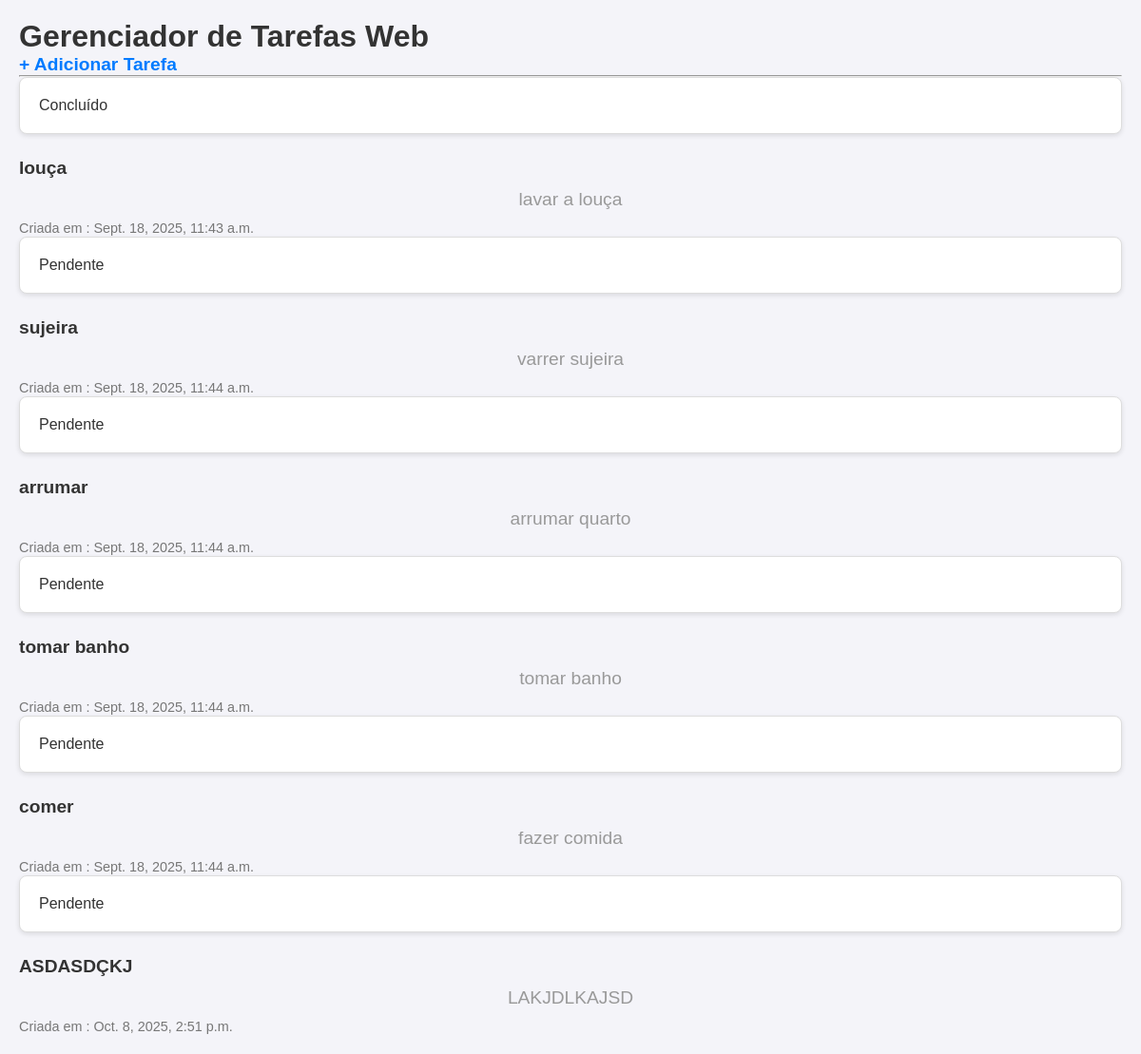
Page /tarefas/ on the earlier database version.
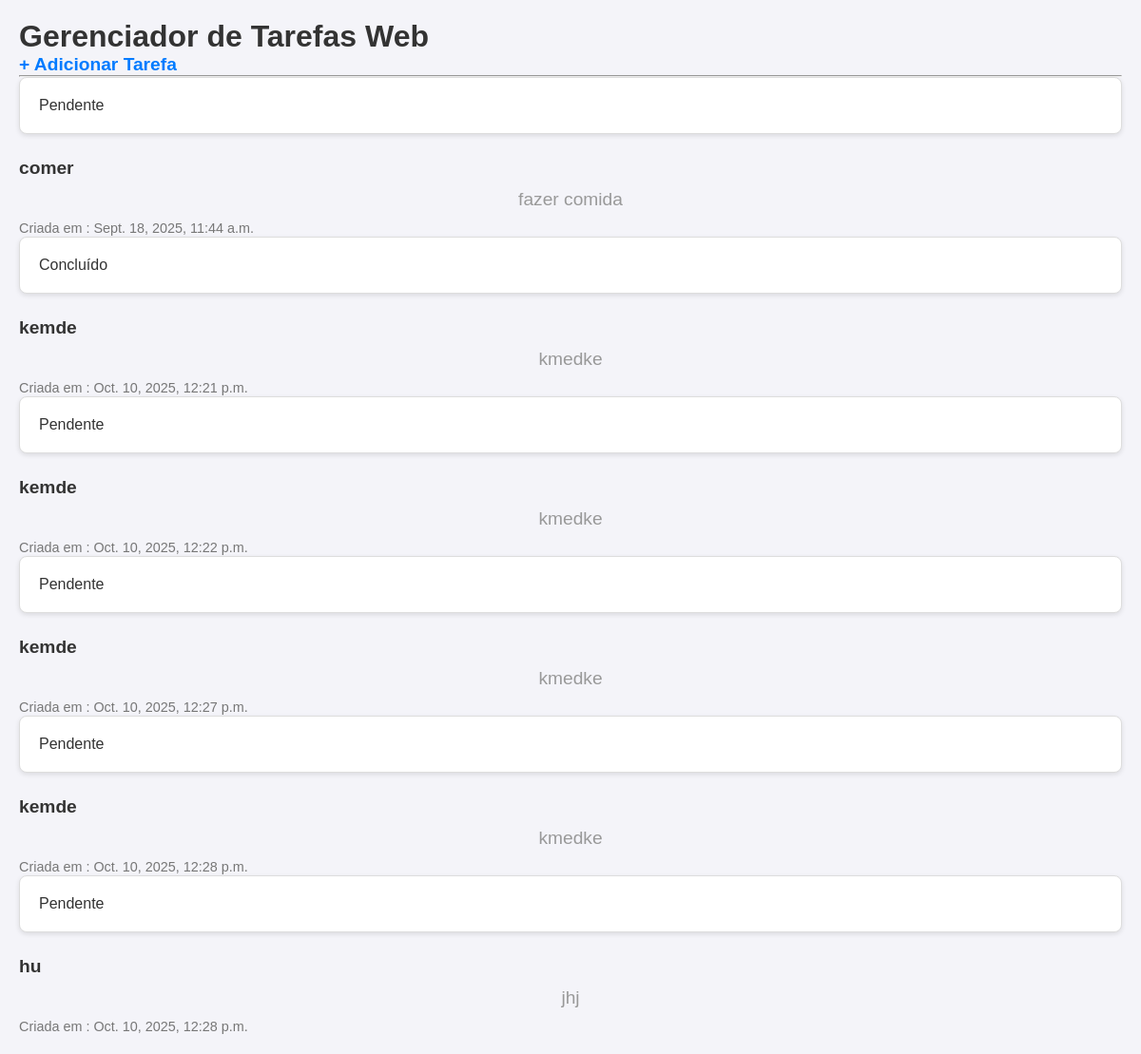
Same page on the later database version.
### tarefas/models.py (models this page shows, shortened)
class Tarefa (models.Model):
    titulo = models.CharField(max_length = 200)
    descricao = models.TextField(blank=True, null=True)
    data_criacao = models.DateTimeField (auto_now_add = True)
    concluida = models.BooleanField(default = False)

### tarefas/views.py (the view)
# urls.py: path('', views.listar_tarefas, name='lista_tarefas'),#seria/tarefa/
def listar_tarefas(request):
    tarefas_salvas = Tarefa.objects.all()
    contexto = {
        'minhas_tarefas': tarefas_salvas
    }
    return render(request, 'tarefas/lista.html', contexto)

### tarefas/templates/tarefas/lista.html (shortened to what this page needs)
<!DOCTYPE html>
<html lang="pt-br">
<head>
    {% load static%}
    <link rel="stylesheet" href="{% static 'lista/lista.css' %}">
</head>
<body>
    <h1>Gerenciador de Tarefas Web</h1>
    <a href="{% url 'adicionar_tarefa' %}"><strong>+ Adicionar Tarefa</strong></a>
    <hr>
    {% for tarefa in minhas_tarefas %}
         <div>{% if tarefa.concluida %}Concluído{% else %} Pendente {% endif %}</div>
            <h2><a href="{% url 'detalhe_tarefa' tarefa.id %}">{{ tarefa.titulo}}</a></h2>
            <p>{{tarefa.descricao}}</p>
            <small>Criada em : {{ tarefa.data_criacao }}</small>
    {% empty %}
        <p>Nenhuma tarefas cadastrada ainda. Adicione algumas no <a href="/admin">Admin</a>!</p>
    {% endfor%}
</body>
</html>

Differences in the rows shown:
removed Tarefa: concluida "Concluído", titulo "louça", descricao "lavar a louça", data_criacao "Sept. 18, 2025, 11:43 a.m."
removed Tarefa: concluida "Pendente", titulo "sujeira", descricao "varrer sujeira", data_criacao "Sept. 18, 2025, 11:44 a.m."
removed Tarefa: concluida "Pendente", titulo "arrumar", descricao "arrumar quarto", data_criacao "Sept. 18, 2025, 11:44 a.m."
removed Tarefa: concluida "Pendente", titulo "tomar banho", descricao "tomar banho", data_criacao "Sept. 18, 2025, 11:44 a.m."
removed Tarefa: concluida "Pendente", titulo "ASDASDÇKJ", descricao "LAKJDLKAJSD", data_criacao "Oct. 8, 2025, 2:51 p.m."
added Tarefa: concluida "Concluído", titulo "kemde", descricao "kmedke", data_criacao "Oct. 10, 2025, 12:21 p.m."
added Tarefa: concluida "Pendente", titulo "kemde", descricao "kmedke", data_criacao "Oct. 10, 2025, 12:22 p.m."
added Tarefa: concluida "Pendente", titulo "kemde", descricao "kmedke", data_criacao "Oct. 10, 2025, 12:27 p.m."
added Tarefa: concluida "Pendente", titulo "kemde", descricao "kmedke", data_criacao "Oct. 10, 2025, 12:28 p.m."
added Tarefa: concluida "Pendente", titulo "hu", descricao "jhj", data_criacao "Oct. 10, 2025, 12:28 p.m."
